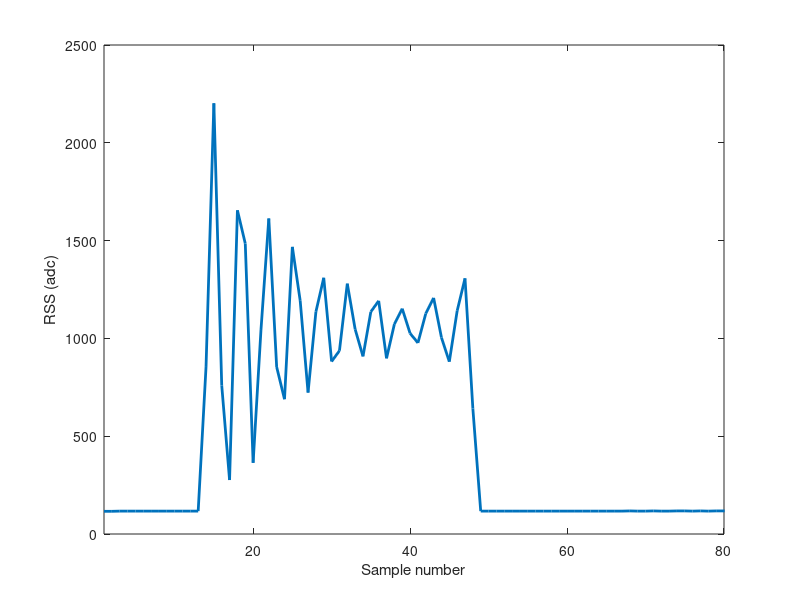

The MATLAB source for this figure:
clear all

g = fread(fopen( 'MatlabInputs_nofilter.txt'),'uint16');

g(g==hex2dec('FFFF')) = [];

[n dc] = size(g)
g = reshape(g,[800 n/800])

hold off
plot(g(:,16),'LineWidth',2)
%title('Received flash, no filter')
ylabel('RSS (adc)')
xlabel('Sample number')
xlim([1 80])
set(gcf,'units','points','position',[-600,0,400,200])
print('no_filter','-dpng')
